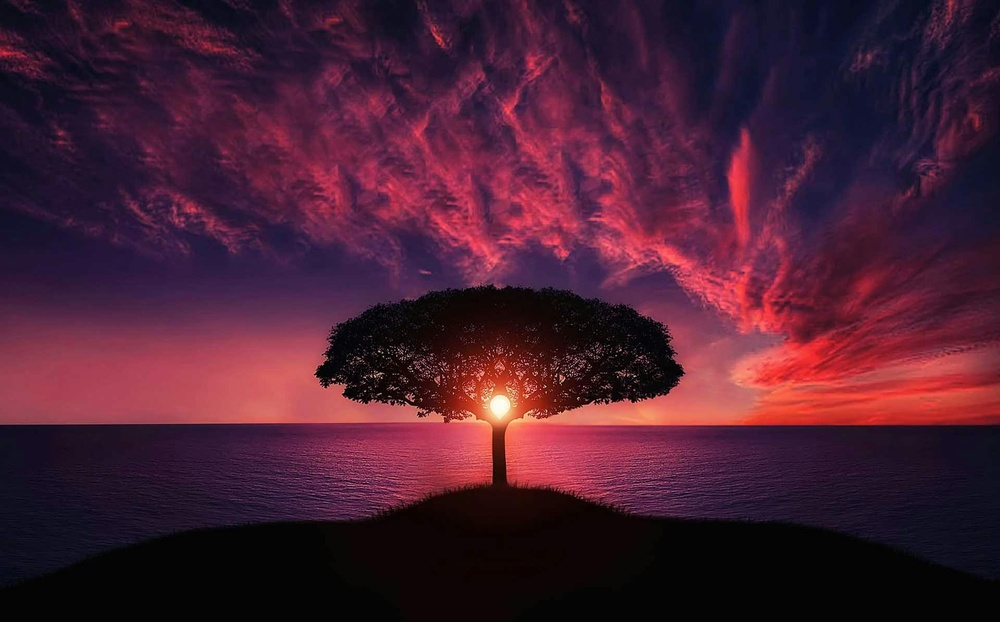
#> input picture Single Image Processing/imgs/Image.jpg, 1000 x 622 px, shrunk from 1920 x 1195 before the run, found by its file name
$ python gray.py
#> lines starting #> are read from the running program, lines starting #| are printed output that depends on the picture; after the words box and inside, x2 and y2 are one past the last pixel; in counts of white or black regions, pixels touching at a corner belong together
"""
Operations about gray scale
Using the Pillow Library or OpenCV Library.
"""

from PIL import Image, ImageOps, ImageEnhance
import cv2

origin_image1 = Image.open("Single Image Processing/imgs/Image.jpg")
#> origin_image1 is the input picture: PIL image 1000x622 RGB; mean R, G, B 72.6, 30.6, 49.9
origin_image2 = cv2.imread("Single Image Processing/imgs/Image.jpg")

# Graying
gray_image1 = origin_image1.convert("L")
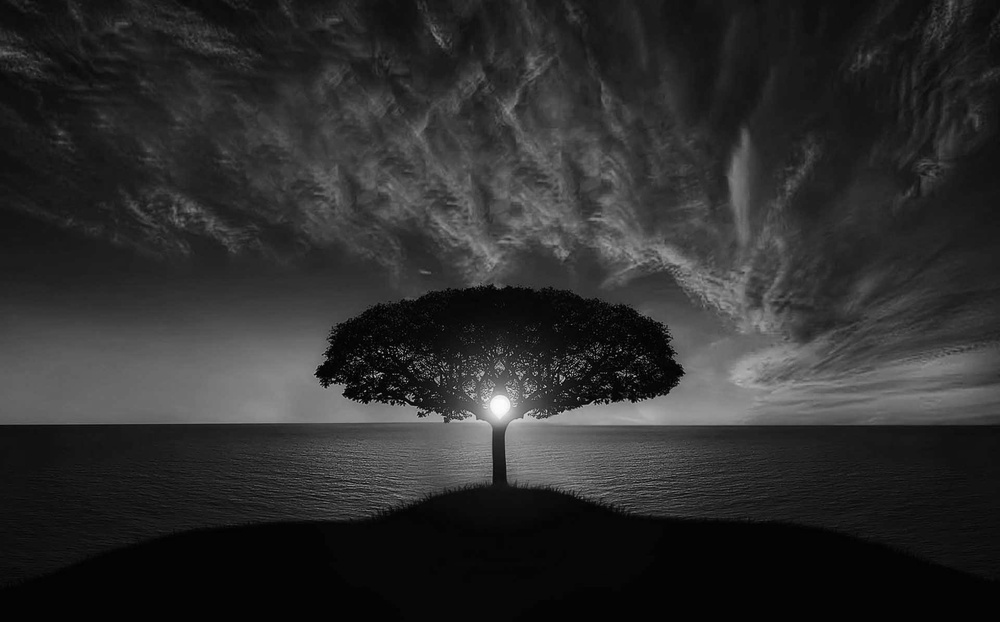
#> gray_image1: PIL image 1000x622 L; min 0, max 253, mean 45.4
gray_image1.save("Single Image Processing/outputs/gray_pil.jpg")

gray_image2 = cv2.cvtColor(origin_image2, cv2.COLOR_BGR2GRAY)
cv2.imwrite("Single Image Processing/outputs/gray_cv2.jpg", gray_image2)

# Binaryzation
threshold1 = 128
binary_image1 = gray_image1.point(lambda x: 0 if x < threshold1 else 255, "1")
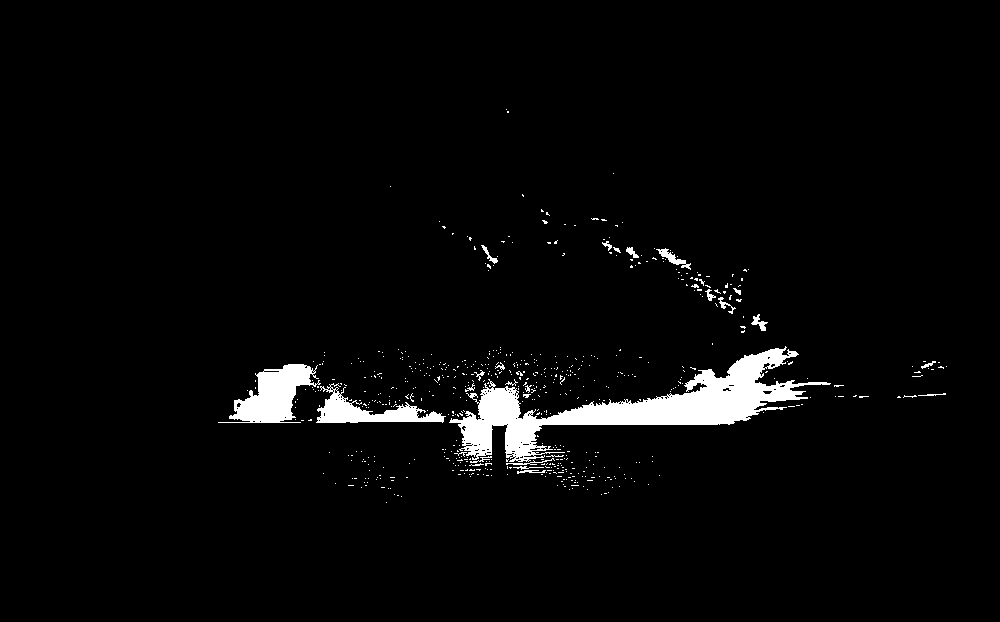
#> binary_image1: PIL image 1000x622 1; 3.2% white; 616 white regions (588 under 20 px), largest, box (x1, y1, x2, y2) and area: (449, 346, 831, 462) 12150, (218, 364, 321, 423) 2922, (316, 383, 446, 423) 1929
binary_image1.save("Single Image Processing/outputs/binary_pil.jpg")

threshold2, binary_image2 = cv2.threshold(gray_image2, 128, 255, cv2.THRESH_BINARY)
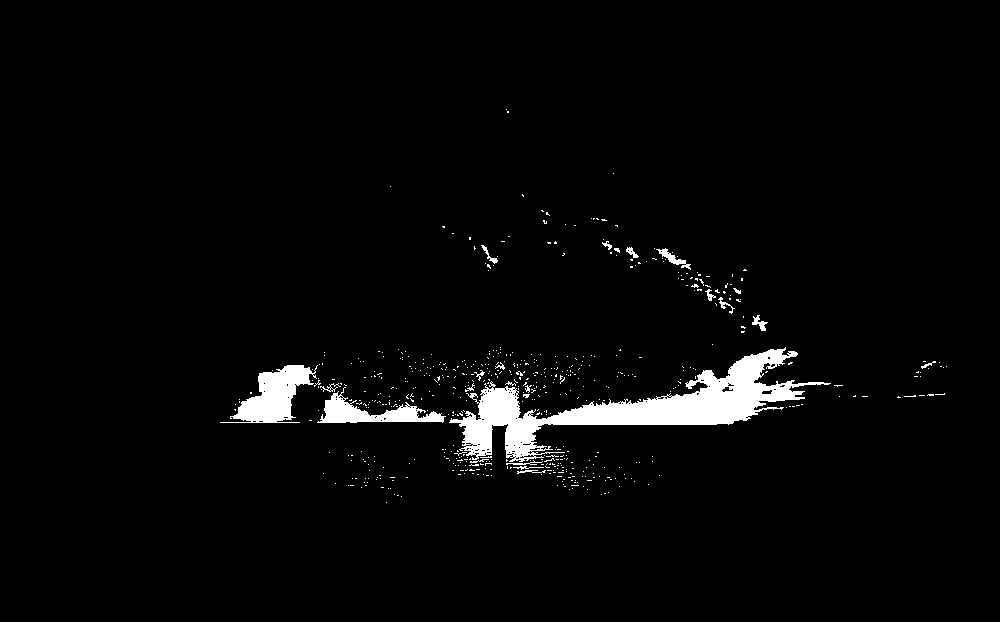
#> binary_image2: shape (622, 1000); 3% white; 589 white regions (567 under 20 px), largest, box (x1, y1, x2, y2) and area: (449, 347, 831, 462) 11787, (220, 365, 318, 423) 2620, (317, 387, 446, 423) 1713
cv2.imwrite("Single Image Processing/outputs/binary_cv2.jpg", binary_image2)

# Histogram Equalization
equalized_image1 = ImageOps.equalize(gray_image1)
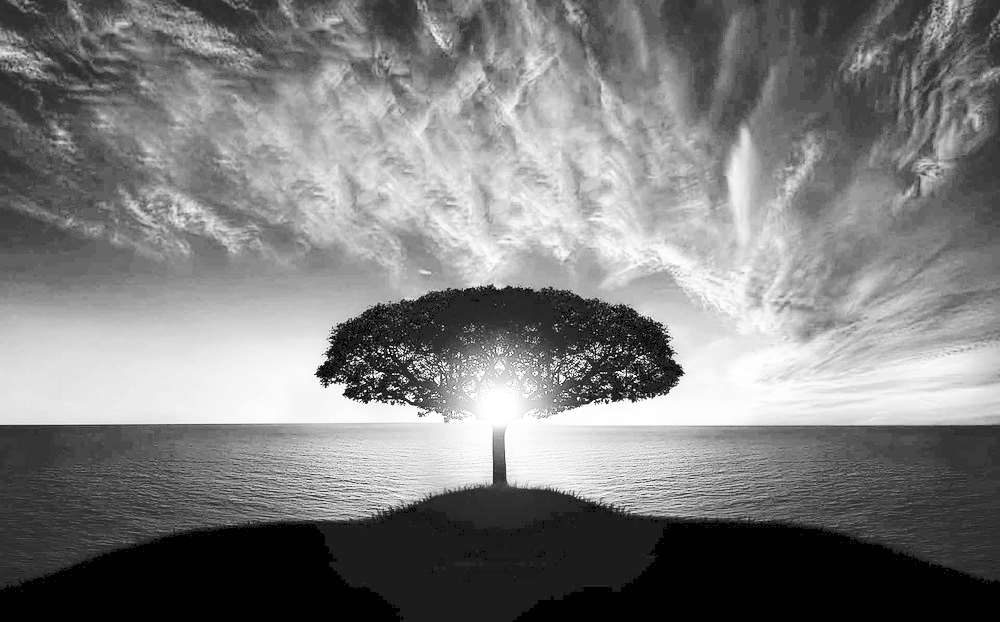
#> equalized_image1: PIL image 1000x622 L; min 0, max 255, mean 125.1
equalized_image1.save("Single Image Processing/outputs/equalized_pil.jpg")

equalized_image2 = cv2.equalizeHist(gray_image2)
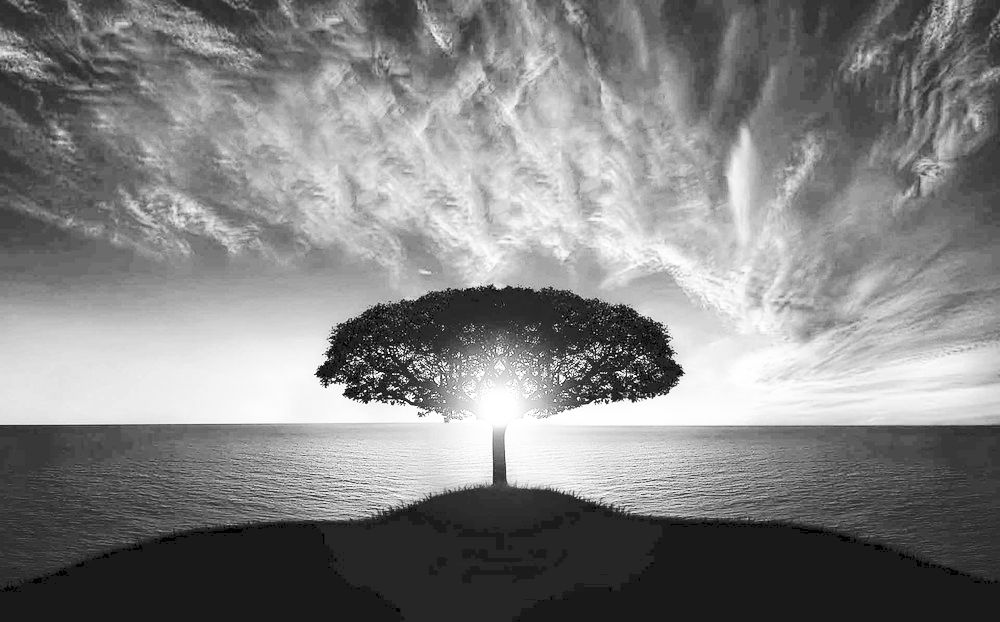
#> equalized_image2: shape (622, 1000); min 0, max 255, mean 129.9
cv2.imwrite("Single Image Processing/outputs/equalized_cv2.jpg", equalized_image2)

# Local Contrast Enhancement
clahe1 = ImageEnhance.Contrast(equalized_image1).enhance(2.0)
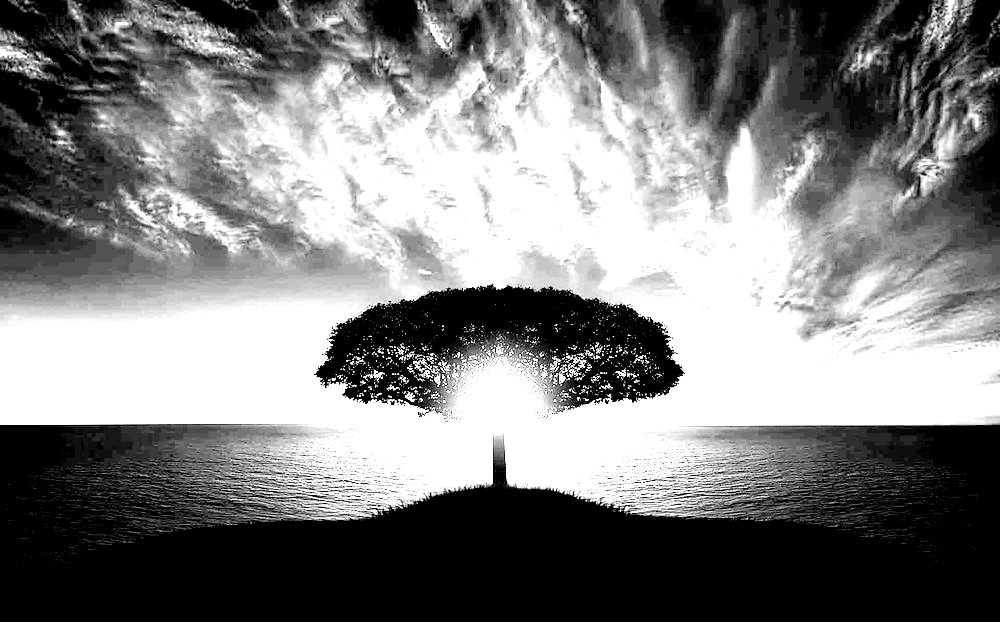
#> clahe1: PIL image 1000x622 L; min 0, max 255, mean 127.1
clahe1.save("Single Image Processing/outputs/clahe_pil.jpg")

clahe2 = cv2.createCLAHE(clipLimit=2.0, tileGridSize=(8, 8))
clahe_image2 = clahe2.apply(equalized_image2)
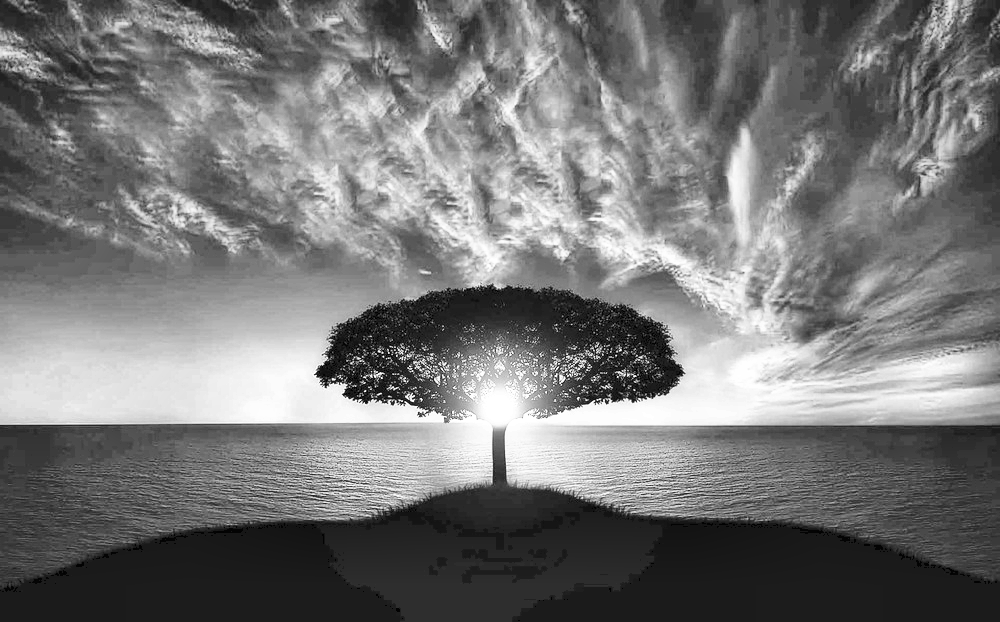
#> clahe_image2: shape (622, 1000); min 1, max 255, mean 118
cv2.imwrite("Single Image Processing/outputs/clahe_cv2.jpg", clahe_image2)
